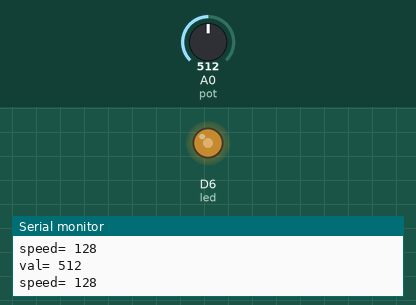
This sketch was run on a simulated ESP8266 (NodeMCU). Parts: output pins drawn as LEDs (lit = HIGH), the last lines printed to the serial monitor. The test bench sets the inputs (shaded band); at power-on: A0 (pot) = 512.

Above: at 1.2 s.
1.3 s: A0 (pot) set to 716
At 1.8 s:
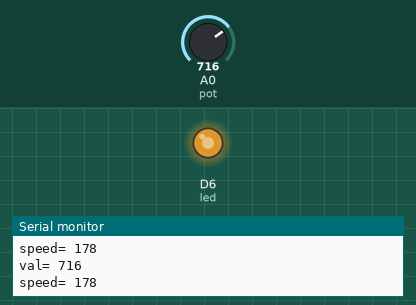
2.8 s: A0 (pot) set to 900
At 3.1 s:
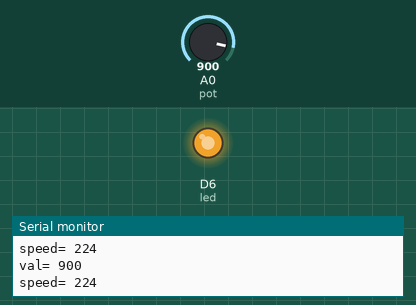
4.3 s: A0 (pot) set to 122
At 5.5 s:
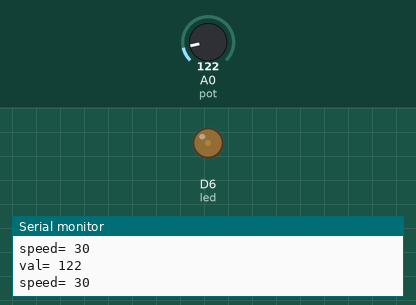
5.8 s: A0 (pot) set to 0
At 6.9 s:
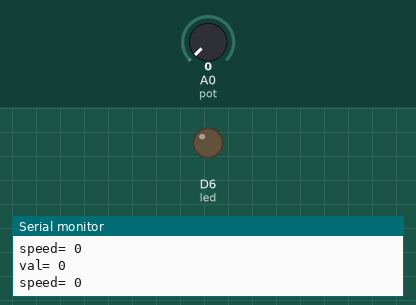
Timing chart, 0 to 8.3 s (numbered marks = the images above; inputs shaded):
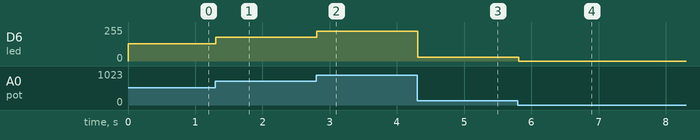

The sketch:

6_LED_brightness_by_pot.ino
```cpp
# define pot A0
# define led D6       //or GPIO 12
void setup() {
  // put your setup code here, to run once:
pinMode(pot,INPUT);
pinMode(led,OUTPUT);
Serial.begin(9600);
}

void loop() {
  // put your main code here, to run repeatedly:
int val=analogRead(pot);
Serial.print("val= ");
Serial.println(val);

int sp=map(val,0,1023,0,255);
Serial.print("speed= ");
Serial.println(sp);
analogWrite(led,sp);
delay(100);
}
```

Measured:
- after the input at 1.3 s, D6 (led): 128/255 → 178/255 at once
- after the input at 2.8 s, D6 (led): 178/255 → 224/255 at once
- after the input at 4.3 s, D6 (led): 224/255 → 30/255 at once
- after the input at 5.8 s, D6 (led): 30/255 → 0/255 at once
